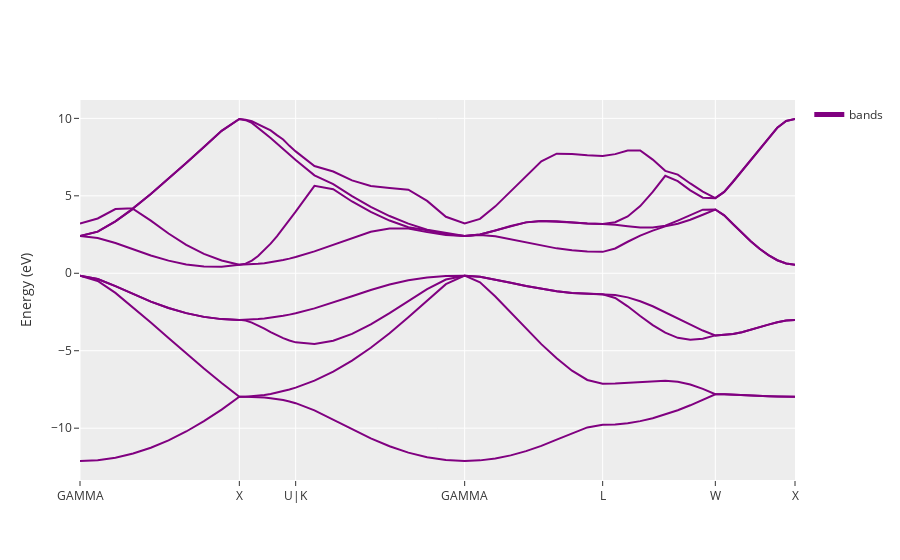

Write notebook code for a chart like this one.
### Code cell
#  py4vasp - 绘制PBE能带结构 (尝试使用KPOINTS_OPT)
print("\n--- 1.2.2.4: py4vasp - 绘制PBE能带结构 (尝试使用KPOINTS_OPT) ---")
my_calc = py4vasp.Calculation.from_path("./e01_Si-G0W0/")

my_calc.band.plot("kpoints_opt")
